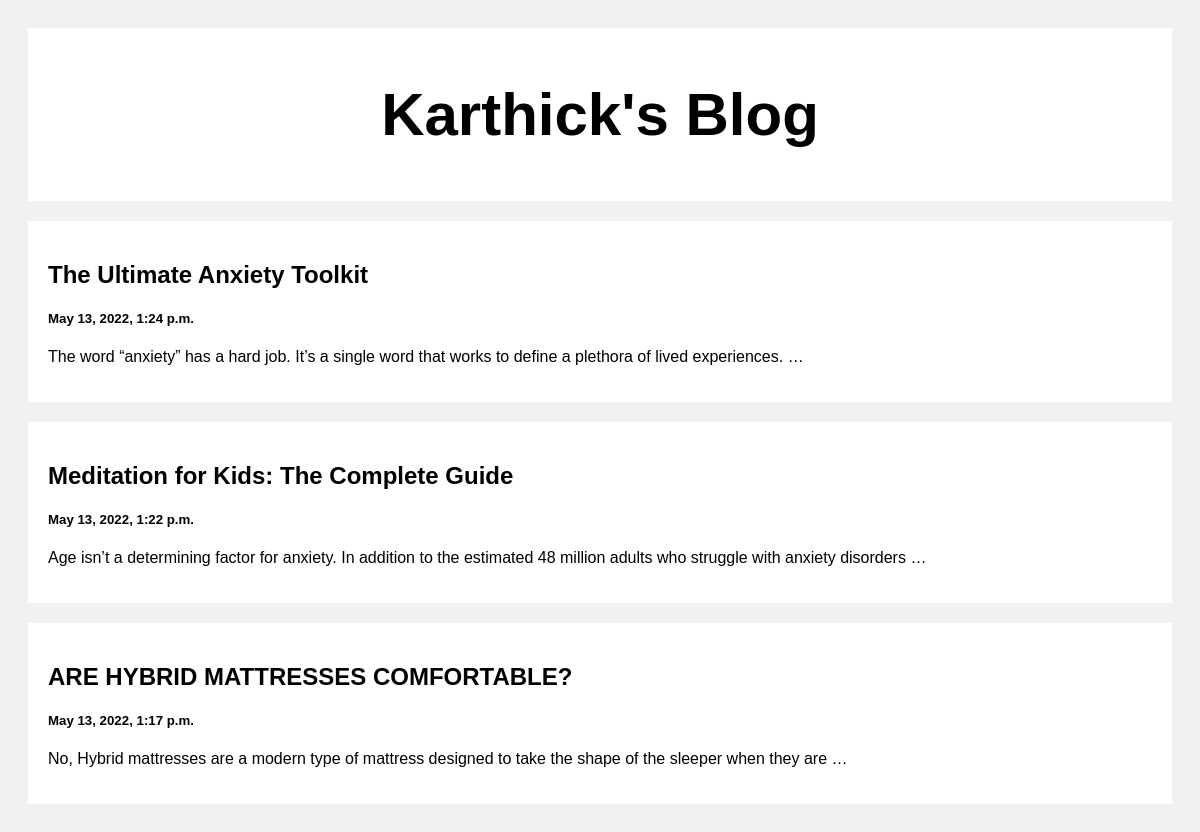
The page / on the database its author committed.
### posts/models.py (models this page shows)
class Post(models.Model):
    title = models.CharField(max_length=100)
    body = models.CharField(max_length=10000000)
    created_at = models.DateTimeField(default=datetime.now, blank=True)

### posts/views.py (the view)
# urls.py: path('', views.index, name='index'),
def index(request):
    posts = Post.objects.all()
    return render(request, 'index.html', {'posts': posts})

### templates/index.html (shortened to what this page needs)
<!DOCTYPE html>
<html>
<head>
</head>
<body>
    <div class="header">
        <h2>Karthick's Blog</h2>
    </div>
    <div class="row">
        <div class="leftcolumn">
            {% for post in posts reversed %}
            <a style="text-decoration: none; color: black;" href="post/{{post.id}}"><div class="card">
                <h2>{{post.title}}</h2>
                <h5>{{post.created_at}}</h5>
                <p>{{post.body|truncatewords:20}}</p>
            </div></a>
            {% endfor %}
        </div>
    </div>
</body>
</html>

### templates/index.html (style rules this page uses)
* { box-sizing: border-box; }
body { font-family: Arial; padding: 20px; background: #f1f1f1; }
.header { padding: 2px; font-size: 40px; text-align: center; background: white; }
.leftcolumn { float: left; width: 100%; }
.card { background-color: white; padding: 20px; margin-top: 20px; }
.row:after { content: ""; display: table; clear: both; }

### rows shown on the page
Post: title "The Ultimate Anxiety Toolkit", created_at "May 13, 2022, 1:24 p.m.", body "The word “anxiety” has a hard job. It’s a single word that works to define a plethora of lived experiences. …"
Post: title "Meditation for Kids: The Complete Guide", created_at "May 13, 2022, 1:22 p.m.", body "Age isn’t a determining factor for anxiety. In addition to the estimated 48 million adults who struggle with anxiety disorders …"
Post: title "ARE HYBRID MATTRESSES COMFORTABLE?", created_at "May 13, 2022, 1:17 p.m.", body "No, Hybrid mattresses are a modern type of mattress designed to take the shape of the sleeper when they are …"
